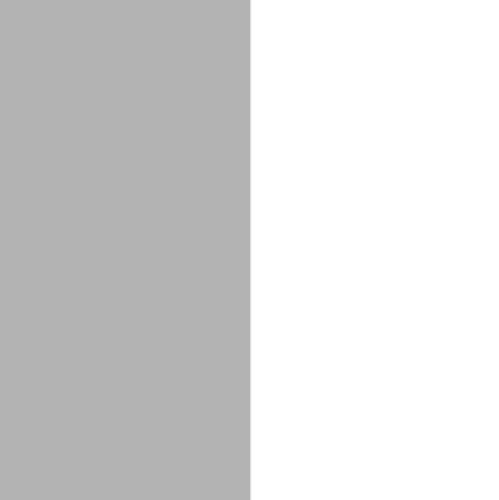
#> input picture grey01.png, 499 x 500 px, found by its file name
$ jupyter execute lab_01.ipynb   (shell and % lines are left out)
#> lines starting #> are read from the running program, lines starting #| are printed output that depends on the picture
# Laboratório #01

Fazer o histograma das três imagens:

*  `grey01.png`
*  `grey02.png`
*  `grey03.png`

[cell 1]
import matplotlib.pyplot as plt
from PIL import Image
from numpy import array
import requests
from io import BytesIO
import numpy as np

plt.figure(figsize=(19,4))
plt.subplot(131)
response = requests.get('https://raw.githubusercontent.com/COMP3025/labs/master/grey01.png')
img1 = Image.open(BytesIO(response.content)).convert()
#> img1 is the input picture: PIL image 499x500 RGBA; mean R, G, B, A 216.8, 216.8, 216.8, 255
plt.imshow(img1)
plt.axis('off')

plt.subplot(132)
response = requests.get('https://raw.githubusercontent.com/COMP3025/labs/master/grey02.png')
img2 = Image.open(BytesIO(response.content)).convert()
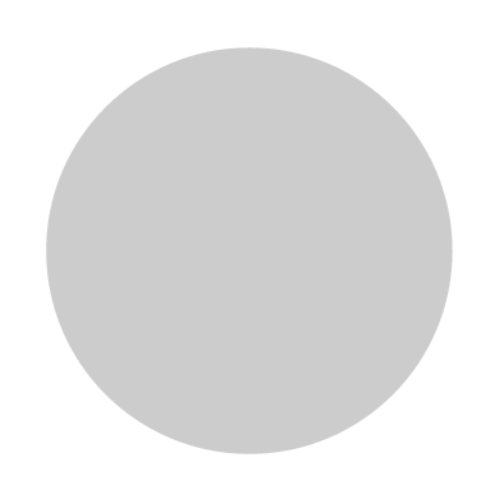
#> input picture grey02.png, 499 x 500 px, found by its file name
#> img2 is the input picture: PIL image 499x500 RGBA; mean R, G, B, A 228.5, 228.5, 228.5, 255
plt.imshow(img2)
plt.axis('off')

plt.subplot(133)
response = requests.get('https://raw.githubusercontent.com/COMP3025/labs/master/grey03.png')
img3 = Image.open(BytesIO(response.content)).convert()
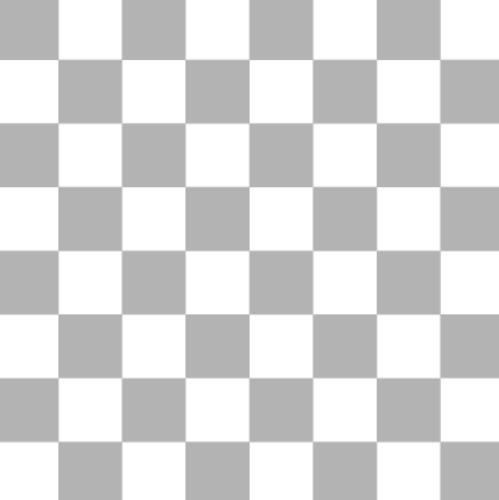
#> input picture grey03.png, 499 x 500 px, found by its file name
#> img3 is the input picture: PIL image 499x500 RGBA; mean R, G, B, A 216.6, 216.6, 216.6, 255
plt.imshow(img3)
plt.axis('off')
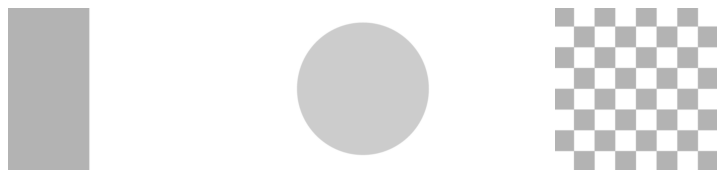
#> figure drawn by matplotlib, 3 panels

[cell 2]
img1_arr = np.array(img1)

plt.figure(figsize=(19,4))

plt.subplot(131)
plt.imshow(Image.fromarray(img1_arr))

plt.subplot(132)
plt.hist(img1_arr.ravel(), color='gray')
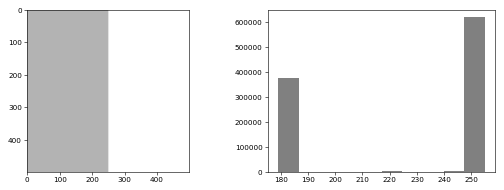
#> figure drawn by matplotlib, 2 panels; panel 2: tallest bar 620000 high, from x = 247.4 to 255

[cell 3]
img2_arr = np.array(img2)

plt.figure(figsize=(19,4))

plt.subplot(131)
plt.imshow(Image.fromarray(img2_arr))

plt.subplot(132)
plt.hist(img2_arr.ravel(), color='gray')
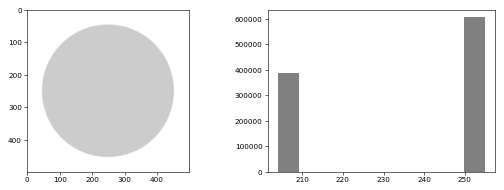
#> figure drawn by matplotlib, 2 panels; panel 2: tallest bar 605684 high, from x = 249.9 to 255

[cell 4]
img3_arr = np.array(img3)

plt.figure(figsize=(19,4))

plt.subplot(131)
plt.imshow(Image.fromarray(img3_arr))

plt.subplot(132)
plt.hist(img3_arr.ravel(), color='gray')
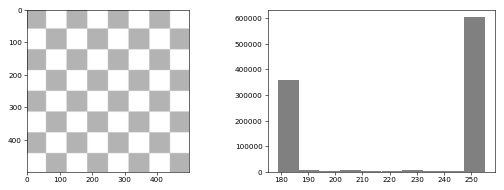
#> figure drawn by matplotlib, 2 panels; panel 2: tallest bar 603056 high, from x = 247.4 to 255
